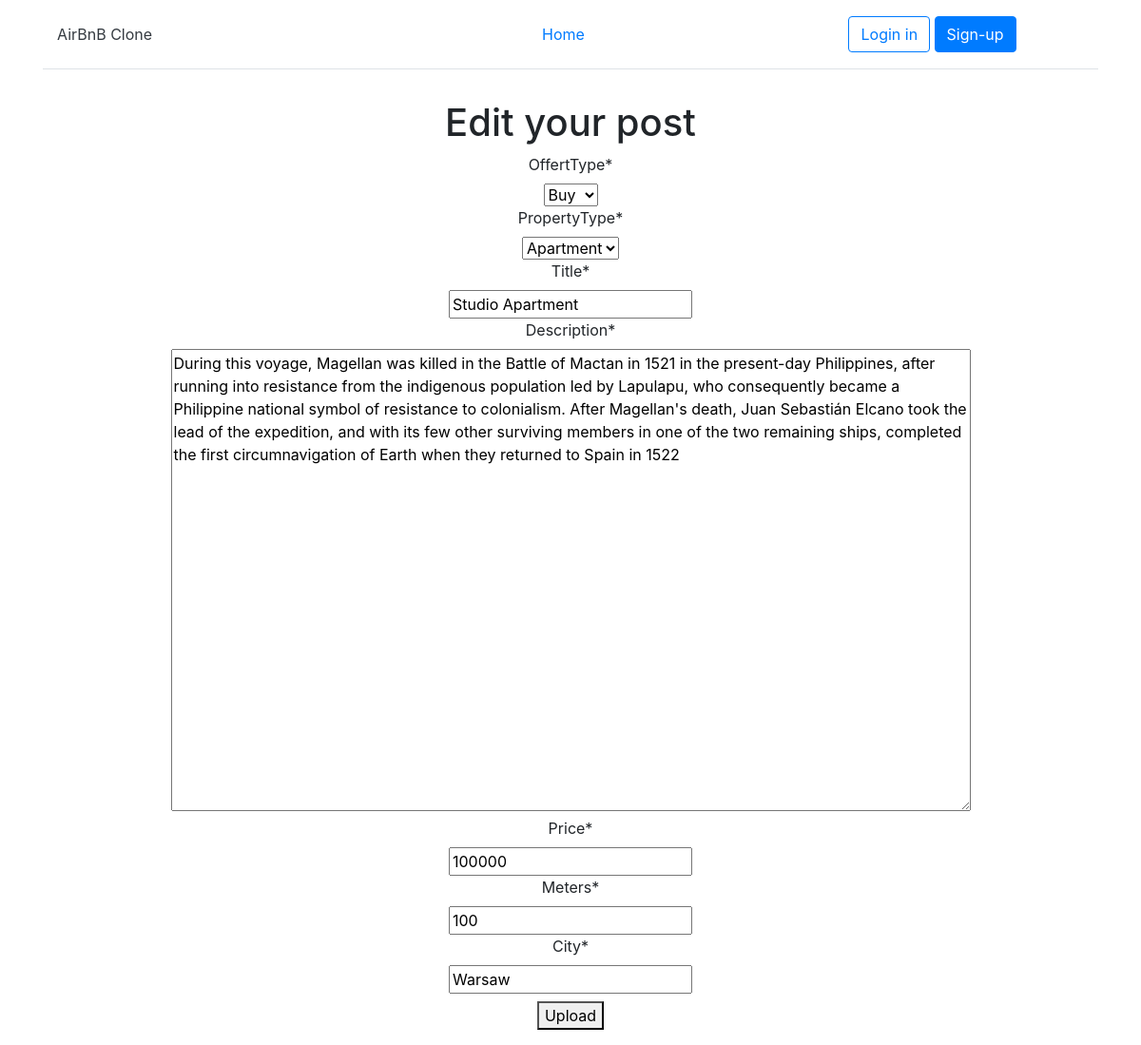
Page /editpost/10/ on the committed database.
### main/models.py (models this page shows)
class Post(models.Model):
	author = models.ForeignKey(Profile,default=Profile,null=True, on_delete=models.CASCADE,related_name='author')
	OffertTypes = [
		('Buy','Buy'),
		('Rent','Rent'),
	]
	OffertType = models.CharField(
		max_length=4,
		choices=OffertTypes,
		default='Rent',
	)
	PropertyTypes = [
		('House','House'),
		('Apartment','Apartment'),
	]
	PropertyType = models.CharField(
		max_length=9,
		choices=PropertyTypes,
		default='House',
	)
	title = models.CharField(max_length=100)
	Description = models.CharField(max_length=5000)
	date = models.DateTimeField("Published: ",auto_now=True)
	price = models.DecimalField(max_digits=15, decimal_places=0,default=0)
	meters = models.DecimalField(max_digits=15, decimal_places=0,default=0)
	city = models.CharField(max_length=50,default=None)

### main/views.py (the view)
# urls.py: path('editpost/<postID>/', views.editpost, name = 'editpost'),
def editpost(request, postID):
	post = Post.objects.get_or_create(
	id=postID)[0]
	if request.method == 'POST':
		form = PostEditForm(request.POST, instance=post)
		if form.is_valid():
			form.save()
			return HttpResponseRedirect(reverse('main:profile', kwargs={'profileID':request.user.username}))
	else:
		form = PostEditForm(instance=post)
	return render(request, 'main/editpost.html', {'form' : form})

### main/forms.py
class PostEditForm(forms.ModelForm):
	class Meta:
		model = Post
		fields ="__all__"
		exclude = ['author']
		auto_id = False
		widgets = {
            'Description': Textarea(attrs={'cols': 80, 'rows': 20}),
        }

### main/templates/main/editpost.html (shortened to what this page needs)
{% extends 'main/base.html' %}
{% load crispy_forms_tags %}
{% block content %}
    <div class="text-center p-2">
        <h1>Edit your post</h1>
        <form method = "post" enctype="multipart/form-data" class="" >
            {{ form|crispy }}
            <button class="m-2" type="submit">Upload</button>
        </form>
    </div>
</body>
{% endblock %}

### rows in the picture
Post: OffertType "Buy", PropertyType "Apartment", title "Studio Apartment", Description "During this voyage, Magellan was killed in the Battle of Mactan in 1521 in the present-day Philippines, after running into resistance from the indigenous population led by Lapulapu, who consequently became a Philippine national symbol of resistance to colonialism. After Magellan's death, Juan Sebastián Elcano took the lead of the expedition, and with its few other surviving members in one of the two remaining ships, completed the first circumnavigation of Earth when they returned to Spain in 1522", price "100000", meters "100", city "Warsaw"
